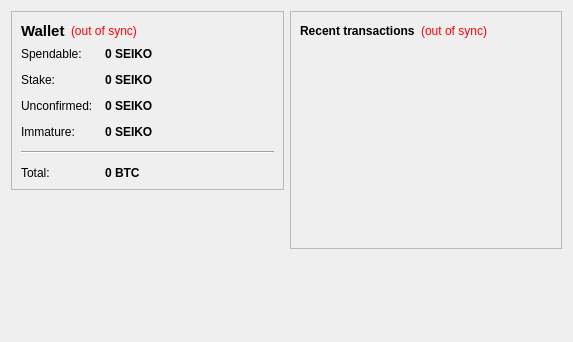
<?xml version="1.0" encoding="UTF-8"?>
<ui version="4.0">
 <class>OverviewPage</class>
 <widget class="QWidget" name="OverviewPage">
  <property name="geometry">
   <rect>
    <x>0</x>
    <y>0</y>
    <width>573</width>
    <height>342</height>
   </rect>
  </property>
  <property name="windowTitle">
   <string>Form</string>
  </property>
  <layout class="QHBoxLayout" name="horizontalLayout" stretch="1,1">
   <item>
    <layout class="QVBoxLayout" name="verticalLayout_2">
     <item>
      <widget class="QFrame" name="frame">
       <property name="frameShape">
        <enum>QFrame::StyledPanel</enum>
       </property>
       <property name="frameShadow">
        <enum>QFrame::Raised</enum>
       </property>
       <layout class="QVBoxLayout" name="verticalLayout_4">
        <item>
         <layout class="QHBoxLayout" name="horizontalLayout_4">
          <item>
           <widget class="QLabel" name="label_5">
            <property name="font">
             <font>
              <pointsize>11</pointsize>
              <weight>75</weight>
              <bold>true</bold>
             </font>
            </property>
            <property name="text">
             <string>Wallet</string>
            </property>
           </widget>
          </item>
          <item>
           <widget class="QLabel" name="labelWalletStatus">
            <property name="toolTip">
             <string>The displayed information may be out of date. Your wallet automatically synchronizes with the SeikoCoin network after a connection is established, but this process has not completed yet.</string>
            </property>
            <property name="styleSheet">
             <string notr="true">QLabel { color: red; }</string>
            </property>
            <property name="text">
             <string notr="true">(out of sync)</string>
            </property>
            <property name="alignment">
             <set>Qt::AlignLeading|Qt::AlignLeft|Qt::AlignVCenter</set>
            </property>
           </widget>
          </item>
          <item>
           <spacer name="horizontalSpacer_2">
            <property name="orientation">
             <enum>Qt::Horizontal</enum>
            </property>
            <property name="sizeHint" stdset="0">
             <size>
              <width>40</width>
              <height>20</height>
             </size>
            </property>
           </spacer>
          </item>
         </layout>
        </item>
        <item>
         <layout class="QFormLayout" name="formLayout_2">
          <property name="fieldGrowthPolicy">
           <enum>QFormLayout::AllNonFixedFieldsGrow</enum>
          </property>
          <property name="horizontalSpacing">
           <number>12</number>
          </property>
          <property name="verticalSpacing">
           <number>12</number>
          </property>
          <item row="0" column="0">
           <widget class="QLabel" name="label">
            <property name="text">
             <string>Spendable:</string>
            </property>
           </widget>
          </item>
          <item row="0" column="1">
           <widget class="QLabel" name="labelBalance">
            <property name="font">
             <font>
              <weight>75</weight>
              <bold>true</bold>
             </font>
            </property>
            <property name="cursor">
             <cursorShape>IBeamCursor</cursorShape>
            </property>
            <property name="toolTip">
             <string>Your current spendable balance</string>
            </property>
            <property name="text">
             <string notr="true">0 SEIKO</string>
            </property>
            <property name="textInteractionFlags">
             <set>Qt::LinksAccessibleByMouse|Qt::TextSelectableByKeyboard|Qt::TextSelectableByMouse</set>
            </property>
           </widget>
          </item>
          <item row="1" column="0">
           <widget class="QLabel" name="label_6">
            <property name="text">
             <string>Stake:</string>
            </property>
           </widget>
          </item>
          <item row="1" column="1">
           <widget class="QLabel" name="labelStake">
            <property name="font">
             <font>
              <weight>75</weight>
              <bold>true</bold>
             </font>
            </property>
            <property name="cursor">
             <cursorShape>IBeamCursor</cursorShape>
            </property>
            <property name="toolTip">
             <string>Total of coins that was staked, and do not yet count toward the current balance</string>
            </property>
            <property name="text">
             <string notr="true">0 SEIKO</string>
            </property>
            <property name="textInteractionFlags">
             <set>Qt::LinksAccessibleByMouse|Qt::TextSelectableByKeyboard|Qt::TextSelectableByMouse</set>
            </property>
           </widget>
          </item>
          <item row="2" column="0">
           <widget class="QLabel" name="label_3">
            <property name="text">
             <string>Unconfirmed:</string>
            </property>
           </widget>
          </item>
          <item row="2" column="1">
           <widget class="QLabel" name="labelUnconfirmed">
            <property name="font">
             <font>
              <weight>75</weight>
              <bold>true</bold>
             </font>
            </property>
            <property name="cursor">
             <cursorShape>IBeamCursor</cursorShape>
            </property>
            <property name="toolTip">
             <string>Total of transactions that have yet to be confirmed, and do not yet count toward the current balance</string>
            </property>
            <property name="text">
             <string notr="true">0 SEIKO</string>
            </property>
            <property name="textInteractionFlags">
             <set>Qt::LinksAccessibleByMouse|Qt::TextSelectableByKeyboard|Qt::TextSelectableByMouse</set>
            </property>
           </widget>
          </item>
          <item row="3" column="0">
           <widget class="QLabel" name="labelImmatureText">
            <property name="text">
             <string>Immature:</string>
            </property>
           </widget>
          </item>
          <item row="3" column="1">
           <widget class="QLabel" name="labelImmature">
            <property name="font">
             <font>
              <weight>75</weight>
              <bold>true</bold>
             </font>
            </property>
            <property name="toolTip">
             <string>Mined balance that has not yet matured</string>
            </property>
            <property name="text">
             <string notr="true">0 SEIKO</string>
            </property>
            <property name="textInteractionFlags">
             <set>Qt::LinksAccessibleByMouse|Qt::TextSelectableByKeyboard|Qt::TextSelectableByMouse</set>
            </property>
           </widget>
          </item>
          <item row="4" column="0" colspan="2">
           <widget class="Line" name="line">
            <property name="orientation">
             <enum>Qt::Horizontal</enum>
            </property>
           </widget>
          </item>
          <item row="5" column="0">
           <widget class="QLabel" name="labelTotalText">
            <property name="text">
             <string>Total:</string>
            </property>
           </widget>
          </item>
          <item row="5" column="1">
           <widget class="QLabel" name="labelTotal">
            <property name="font">
             <font>
              <weight>75</weight>
              <bold>true</bold>
             </font>
            </property>
            <property name="cursor">
             <cursorShape>IBeamCursor</cursorShape>
            </property>
            <property name="toolTip">
             <string>Your current total balance</string>
            </property>
            <property name="text">
             <string notr="true">0 BTC</string>
            </property>
            <property name="textInteractionFlags">
             <set>Qt::LinksAccessibleByMouse|Qt::TextSelectableByKeyboard|Qt::TextSelectableByMouse</set>
            </property>
           </widget>
          </item>
         </layout>
        </item>
       </layout>
      </widget>
     </item>
     <item>
      <spacer name="verticalSpacer">
       <property name="orientation">
        <enum>Qt::Vertical</enum>
       </property>
       <property name="sizeHint" stdset="0">
        <size>
         <width>20</width>
         <height>40</height>
        </size>
       </property>
      </spacer>
     </item>
    </layout>
   </item>
   <item>
    <layout class="QVBoxLayout" name="verticalLayout_3">
     <item>
      <widget class="QFrame" name="frame_2">
       <property name="frameShape">
        <enum>QFrame::StyledPanel</enum>
       </property>
       <property name="frameShadow">
        <enum>QFrame::Raised</enum>
       </property>
       <layout class="QVBoxLayout" name="verticalLayout">
        <item>
         <layout class="QHBoxLayout" name="horizontalLayout_2">
          <item>
           <widget class="QLabel" name="label_4">
            <property name="text">
             <string>&lt;b&gt;Recent transactions&lt;/b&gt;</string>
            </property>
           </widget>
          </item>
          <item>
           <widget class="QLabel" name="labelTransactionsStatus">
            <property name="toolTip">
             <string>The displayed information may be out of date. Your wallet automatically synchronizes with the SeikoCoin network after a connection is established, but this process has not completed yet.</string>
            </property>
            <property name="styleSheet">
             <string notr="true">QLabel { color: red; }</string>
            </property>
            <property name="text">
             <string notr="true">(out of sync)</string>
            </property>
            <property name="alignment">
             <set>Qt::AlignRight|Qt::AlignTrailing|Qt::AlignVCenter</set>
            </property>
           </widget>
          </item>
          <item>
           <spacer name="horizontalSpacer">
            <property name="orientation">
             <enum>Qt::Horizontal</enum>
            </property>
            <property name="sizeHint" stdset="0">
             <size>
              <width>40</width>
              <height>20</height>
             </size>
            </property>
           </spacer>
          </item>
         </layout>
        </item>
        <item>
         <widget class="QListView" name="listTransactions">
          <property name="styleSheet">
           <string notr="true">QListView { background: transparent; }</string>
          </property>
          <property name="frameShape">
           <enum>QFrame::NoFrame</enum>
          </property>
          <property name="verticalScrollBarPolicy">
           <enum>Qt::ScrollBarAlwaysOff</enum>
          </property>
          <property name="horizontalScrollBarPolicy">
           <enum>Qt::ScrollBarAlwaysOff</enum>
          </property>
          <property name="selectionMode">
           <enum>QAbstractItemView::NoSelection</enum>
          </property>
         </widget>
        </item>
       </layout>
      </widget>
     </item>
     <item>
      <spacer name="verticalSpacer_2">
       <property name="orientation">
        <enum>Qt::Vertical</enum>
       </property>
       <property name="sizeHint" stdset="0">
        <size>
         <width>20</width>
         <height>40</height>
        </size>
       </property>
      </spacer>
     </item>
    </layout>
   </item>
  </layout>
 </widget>
 <resources/>
 <connections/>
</ui>
